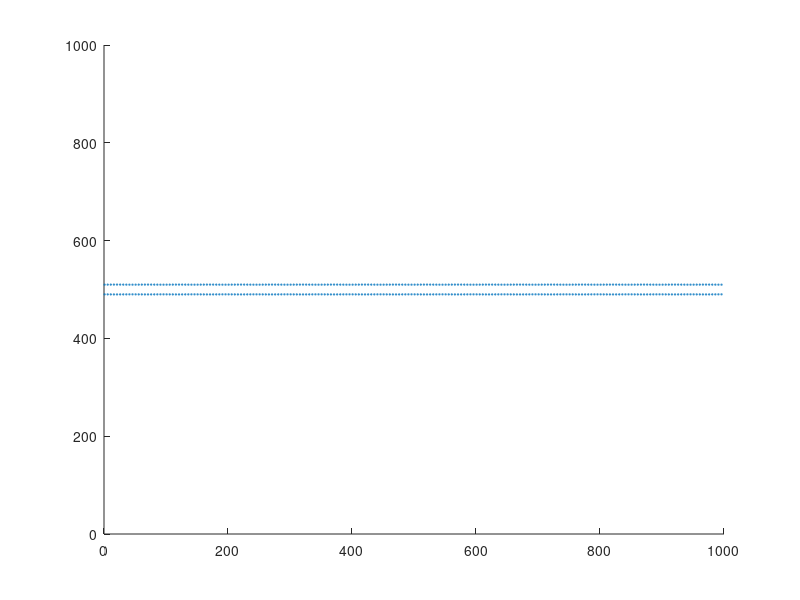

The MATLAB script that drew this image: (Note: this script raises an error after producing the figure.)
clear, clc, close all

%% Generate randomly localized points along a line
% these are the true molecule positions

%%%%%%%%%%%%%%%%%%%%%%%%%%%%%%%%%%%%%%%%%%%%%%%%
length_of_line = 1000;
spacing = 5;
line1 = zeros(length_of_line/spacing,2);
line1(1,:)=[1,1];
%%%%%%%%%%%%%%%%%%%%%%%%%%%%%%%%%%%%%%%%%%%%%%%%

for i = 2:length(line1);

line1(i,1) = line1(i-1,1)+spacing;
    
end

line1(:,2) = 490;
line2 = line1;
line2(:,2) = 510;
mol_list = [line1;line2];

figure
scatter(mol_list(:,1),mol_list(:,2),1,'red');hold on;
axis([0 1000 0 1000])

%% Around each molecule generate localizations 

% Generate a uniform distribution between 0 and 1

uni_dis  = makedist('Uniform','lower',0,'upper',1);

% Compute the cdfs between 0 and 1, 
% cdf1 = list of 1e6 random numbers between 0and 1

x = 0:1e-6:1;
y = pdf(uni_dis,x);
cdf1 = cdf(uni_dis,x);

%% How many locs per molecule

rando_N_of_locs = [];

for i = 1:length(mol_list);
        
    r = [];
    r = randi([0,1e6],1,1);
    rando_N_of_locs(i,1) = cdf1(r);
    
end

%% Simulate locslizations around each molecule

% 1. On Time
load('Z:\Christian-Sieben\data_HTP\2016-04-13_A647_Cent_Calibration\locResults\NB_Nbr5_A647_COT_1500mW_1\photophysics_FOV1\locs_per_mol_1.mat')
dist_locs = fitdist(nbr_of_locs, 'lognormal');

% 2. Position x and y
load('Z:\Christian-Sieben\data_HTP\2016-04-13_A647_Cent_Calibration\locResults\NB_Nbr5_A647_COT_1500mW_1\photophysics_FOV1\radius1.mat')
dist_xpos = fitdist(allclustersCx, 'Normal');
dist_ypos = fitdist(allclustersCy, 'Normal');

% 2. Photons
load('Z:\Christian-Sieben\data_HTP\2016-04-13_A647_Cent_Calibration\locResults\NB_Nbr5_A647_COT_1500mW_1\photophysics_FOV1\photons1.mat')
dist_pho  = fitdist(pho,'Kernel','Width',100);
% x = 100:10:8000;
% y = pdf(dist_pho,x);
% scatter(x,y)

% 2. Dark Time
load('Z:\Christian-Sieben\data_HTP\2016-04-13_A647_Cent_Calibration\locResults\NB_Nbr5_A647_COT_1500mW_1\photophysics_FOV1\dt1_in_frames.mat')
dist_dT  = fitdist(allgaps,'Kernel','Width',100);
% x = 100:10:8000;
% y = pdf(dist_dT,x);
% scatter(x,y)

%% 

all_sim_x = [];
all_sim_y = [];
all_sim_photons = [];
all_sim_frame = [];

for i = 1:length(mol_list);           % for all molecules
    
    % x,y,photons,frame
    
    sim_locs = zeros(round(icdf(dist_locs,rando_N_of_locs(i,1))),4);            % generate an empty container for each molecule
    startFrame = randi([0,1e4],1,1);                                            % appearance of the first loc for the respective molecule
    
                        rando_N = [];                                           % generate random numbers to pick the parameters for each localization
     
                        for k = 1:length(sim_locs(:,1));
        
                        r = [];
                        r = randi([0,1e6],1,1);
                        rando_N(k,1) = cdf1(r);
    
                        r = [];
                        r = randi([0,1e6],1,1);
                        rando_N(k,2) = cdf1(r);
   
                        r = [];
                        r = randi([0,1e6],1,1);
                        rando_N(k,3) = cdf1(r);
    
                        r = [];
                        r = randi([0,1e6],1,1);
                        rando_N(k,4) = cdf1(r);

                        end
    
 for j = 1:length(sim_locs(:,1));                                       % for all locs     
    
    sim_locs(j,1) = mol_list(i,1) + icdf(dist_xpos,rando_N(j,1));       % x coordinate = true molecule position plus loc precision
    sim_locs(j,2) = mol_list(i,2) + icdf(dist_ypos,rando_N(j,2));       % y coordinate = true molecule position plus loc precision
    sim_locs(j,3) = icdf(dist_pho,rando_N(j,3));                        % photons
    sim_locs(j,4) = startFrame + round(icdf(dist_dT,rando_N(j,4)));     % start frame plus dT
    
 end         
    
            all_sim_x       = vertcat(all_sim_x,sim_locs(:,1));
            all_sim_y       = vertcat(all_sim_y,sim_locs(:,2));
            all_sim_photons = vertcat(all_sim_photons, sim_locs(:,3));
            all_sim_frame   = vertcat(all_sim_frame, sim_locs(:,4));
 
end

sim_line(:,1) = all_sim_x;
sim_line(:,2) = all_sim_y;
sim_line(:,3) = all_sim_photons;
sim_line(:,4) = all_sim_frame;


% x2 = 0:0.01:1;
% icdf1 = icdf(dist_xpos,x2);
% figure; scatter(x2,icdf1)

% pd2  = fitdist(tracklength,'Kernel','Width',0.2);
% x = 0:1:100;
% y = pdf(dist_pho,x);


%% 
 
scatter(mol_list(:,1),mol_list(:,2),1,'red');hold on;
scatter(all_sim_x,all_sim_y,1,'blue')
axis([0 1e3 200 600]);


%% Render the image

pxlsize=5;

heigth = round((max(all_sim_y)-min(all_sim_y))/pxlsize);
width  = round((max(all_sim_x)-min(all_sim_x))/pxlsize);
       
rendered = hist3([all_sim_y,all_sim_x],[height width]);

imshow(rendered);
colormap('hot');

%% 


name = ['image_5nm.tiff'];

I32=[];
I32=uint32(rendered);

t = Tiff(name,'w');

tagstruct.ImageLength       = size(I32,1);
tagstruct.ImageWidth        = size(I32,2);
tagstruct.Photometric       = Tiff.Photometric.MinIsBlack;
tagstruct.BitsPerSample     = 32;
tagstruct.SamplesPerPixel   = 1;
tagstruct.RowsPerStrip      = 16;
tagstruct.PlanarConfiguration = Tiff.PlanarConfiguration.Chunky;
tagstruct.Software        = 'MATLAB';
t.setTag(tagstruct)

t.write(I32);
t.close()
